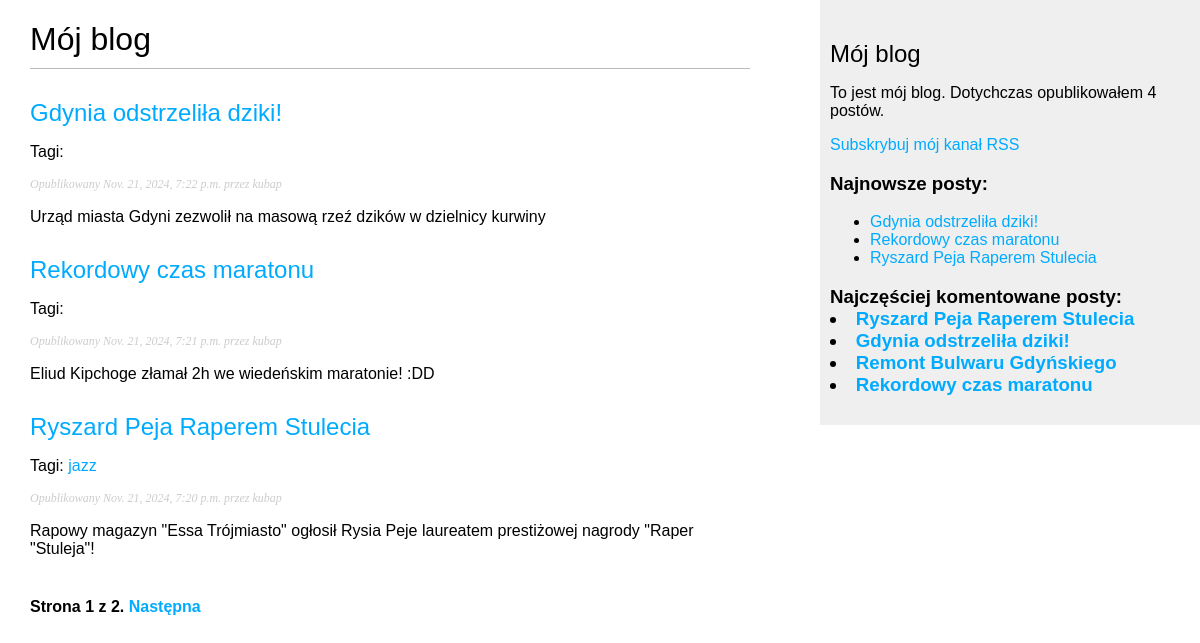
The page /blog/ on the database as committed earlier.
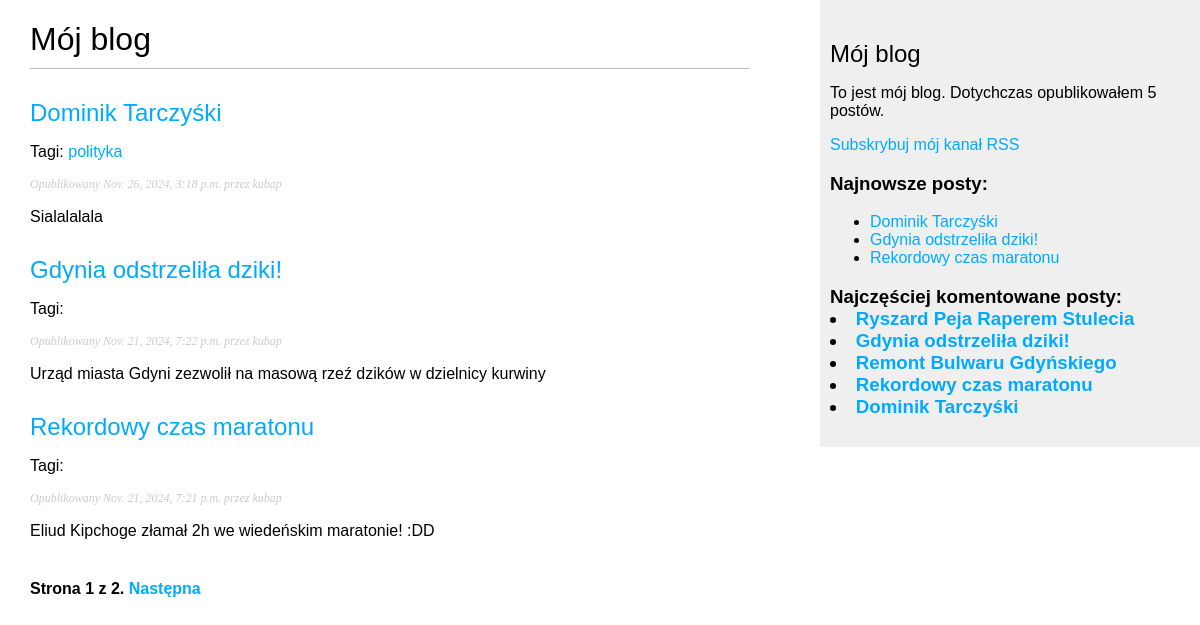
The same page on the database as committed later.
### blog/models.py (models this page shows, shortened)
class Post(models.Model):
    class Status(models.TextChoices):
        DRAFT = 'DF', 'Roboczy'
        PUBLISHED = 'PB', 'Opublikowany'
    title = models.CharField(max_length=250)
    slug = models.CharField(max_length=250,
                            unique_for_date='publish')
    author = models.ForeignKey(User,
                               on_delete=models.CASCADE,
                               related_name='blog_posts')
    body = models.TextField()
    publish = models.DateTimeField(default=timezone.now)
    created = models.DateTimeField(auto_now_add=True)
    updated = models.DateTimeField(auto_now=True)
    status = models.CharField(max_length=2,
                              choices=Status.choices,
                              default=Status.DRAFT)
    objects = models.Manager()
    published = PublishedManager()
    tags = TaggableManager()
    class Meta:
        ordering = ['-publish']
        indexes = [
            models.Index(fields=['-publish'])
        ]
    def get_absolute_url(self):
        return reverse('blog:post_detail',
                       args=[self.publish.year,
                             self.publish.month,
                             self.publish.day,
                             self.slug])

### blog/views.py (the view)
# urls.py: path('', views.post_list, name='post_list'),
def post_list(request, tag_slug=None):
    post_list = Post.published.all()
    tag = None
    if tag_slug:
        tag = get_object_or_404(Tag, slug=tag_slug)
        post_list = post_list.filter(tags__in=[tag])
    paginator = Paginator(post_list, 3)
    page_number = request.GET.get('page', 1)
    try:
        posts = paginator.page(page_number)
    except EmptyPage:
        posts = paginator.page(paginator.num_pages)
    except PageNotAnInteger:
        posts = paginator.page(1)
    return render(request,
                  'blog/post/list.html',
                  {'posts': posts,
                   'tag': tag})

### blog/models.py (called while the page is built)
    def get_queryset(self):
        return super().get_queryset().filter(status=Post.Status.PUBLISHED)

### blog/templatetags/blog_tags.py (called while the page is built)
@register.simple_tag
def total_posts():
    return Post.published.count()

@register.inclusion_tag('blog/post/latest_posts.html')
def show_latest_posts(count=5):
    latest_posts = Post.published.order_by('-publish')[:count]
    return {'latest_posts': latest_posts}

@register.simple_tag
def get_most_commented_posts(count=5):
    return Post.published.annotate(
        total_comments=Count('comments')
    ).order_by('-total_comments')[:count]

@register.filter(name='markdown')
def markdown_format(text):
    return mark_safe(markdown.markdown(text))

### blog/templates/blog/post/list.html (shortened to what this page needs)
{% extends 'blog/base.html' %}
{% load blog_tags %}
{% block content %}
    <h1>Mój blog</h1>
    {% for post in posts %}
        <h2>
            <a href="{{ post.get_absolute_url }}">
                {{post.title}}
            </a>
        </h2>
        <p class="tags">
            Tagi:
            {% for tag in post.tags.all %}
                <a href="{% url 'blog:post_list_by_tag' tag.slug %}">
                    {{ tag.name }}
                </a>
            {% endfor %}
        </p>
        <p class="date">
            Opublikowany {{post.publish}} przez {{post.author}}
        </p>
        {{post.body|markdown|truncatewords_html:30}}
    {% endfor %}
    {% include 'pagination.html' with page=posts %}
{% endblock %}

### blog/templates/blog/base.html (shortened to what this page needs)
{% load blog_tags %}
{% load static %}
<!DOCTYPE html>
<html>
<head>
    <link href="{% static 'css/blog.css' %}" rel="stylesheet">
</head>
<body>
    <div id="content">
        {% block content %}{% endblock %}
    </div>
    <div id="sidebar">
        <h2>Mój blog</h2>
        <p>
            To jest mój blog.
            Dotychczas opublikowałem {% total_posts %} postów.
        </p>
        <p>
            <a href="{% url 'blog:post_feed' %}">
               Subskrybuj mój kanał RSS
            </a>
        </p>
        <h3>Najnowsze posty:</h3>
        {% show_latest_posts 3 %}
        <h3>
            Najczęściej komentowane posty:
            {% get_most_commented_posts as most_commented_posts%}
            {% for post in most_commented_posts %}
            <li>
                <a href="{{ post.get_absolute_url }}">{{ post.title }}</a>
            </li>
            {% endfor %}
        </h3>
    </div>
</body>
</html>

### blog/templates/pagination.html (shortened to what this page needs)
<div class="pagination">
    <span class="step-links">
        <span class="current">
            Strona {{ page.number }} z {{ page.paginator.num_pages }}.
        </span>
        {% if page.has_next %}
            <a href="?page={{ page.next_page_number }}">
                Następna
            </a>
        {% endif %}
    </span>
</div>

### blog/templates/blog/post/latest_posts.html
<ul>
    {% for post in latest_posts %}
        <li>
            <a href="{{ post.get_absolute_url }}">{{ post.title }}</a>
        </li>
    {% endfor %}
</ul>

### blog/static/css/blog.css (style rules this page uses)
body { margin:0; padding:0; font-family:helvetica, sans-serif; }
a { color:#00abff; text-decoration:none; }
h1 { font-weight:normal; border-bottom:1px solid #bbb; padding:0 0 10px 0; }
h2 { font-weight:normal; margin:30px 0 0; }
#content { float:left; width:60%; padding:0 0 0 30px; }
#sidebar { float:right; width:30%; padding:10px; background:#efefef; height:100%; }
p.date { color:#ccc; font-family: georgia, serif; font-size: 12px; font-style: italic; }
.pagination { margin:40px 0; font-weight:bold; }

Rows that differ between the two databases and show on the page:
no longer on one of the page's lists (row unchanged): Post: title "Ryszard Peja Raperem Stulecia", publish "Nov. 21, 2024, 7:20 p.m.", author "kubap", body "Rapowy magazyn \"Essa Trójmiasto\" ogłosił Rysia Peje laureatem prestiżowej nagrody \"Raper \"Stuleja\"!"
added Post: title "Dominik Tarczyśki", publish "Nov. 26, 2024, 3:18 p.m.", author "kubap", body "Sialalalala"
added Tag: name "polityka", shown under "Dominik Tarczyśki"
computed for Post "Ryszard Peja Raperem Stulecia": loses Tag (name "jazz")
Other text that changed with them:
text no longer shown: "4"
text now shown: "5"
